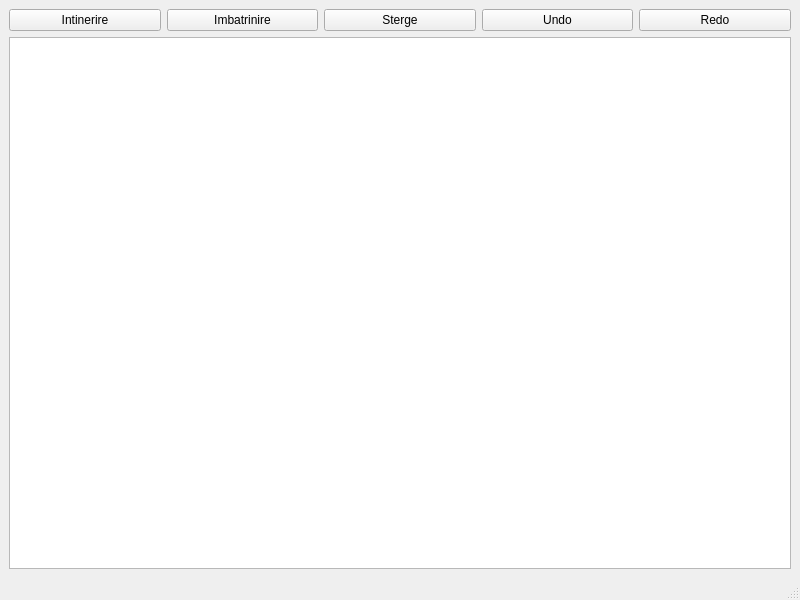
<?xml version="1.0" encoding="UTF-8"?>
<ui version="4.0">
 <class>MainWindow</class>
 <widget class="QMainWindow" name="MainWindow">
  <property name="geometry">
   <rect>
    <x>0</x>
    <y>0</y>
    <width>800</width>
    <height>600</height>
   </rect>
  </property>
  <property name="windowTitle">
   <string>Studenti</string>
  </property>
  <widget class="QWidget" name="centralwidget">
   <layout class="QVBoxLayout" name="verticalLayout">
    <item>
     <layout class="QHBoxLayout" name="horizontalLayout">
      <item>
       <widget class="QPushButton" name="btnIntinerire">
        <property name="text">
         <string>Intinerire</string>
        </property>
       </widget>
      </item>
      <item>
       <widget class="QPushButton" name="btnImbatrinire">
        <property name="text">
         <string>Imbatrinire</string>
        </property>
       </widget>
      </item>
      <item>
       <widget class="QPushButton" name="btnSterge">
        <property name="text">
         <string>Sterge</string>
        </property>
       </widget>
      </item>
      <item>
       <widget class="QPushButton" name="btnUndo">
        <property name="text">
         <string>Undo</string>
        </property>
       </widget>
      </item>
      <item>
       <widget class="QPushButton" name="btnRedo">
        <property name="text">
         <string>Redo</string>
        </property>
       </widget>
      </item>
     </layout>
    </item>
    <item>
     <widget class="QTableView" name="tableView"/>
    </item>
   </layout>
  </widget>
  <widget class="QMenuBar" name="menubar">
   <property name="geometry">
    <rect>
     <x>0</x>
     <y>0</y>
     <width>800</width>
     <height>23</height>
    </rect>
   </property>
  </widget>
  <widget class="QStatusBar" name="statusbar"/>
 </widget>
 <resources/>
 <connections/>
</ui>
